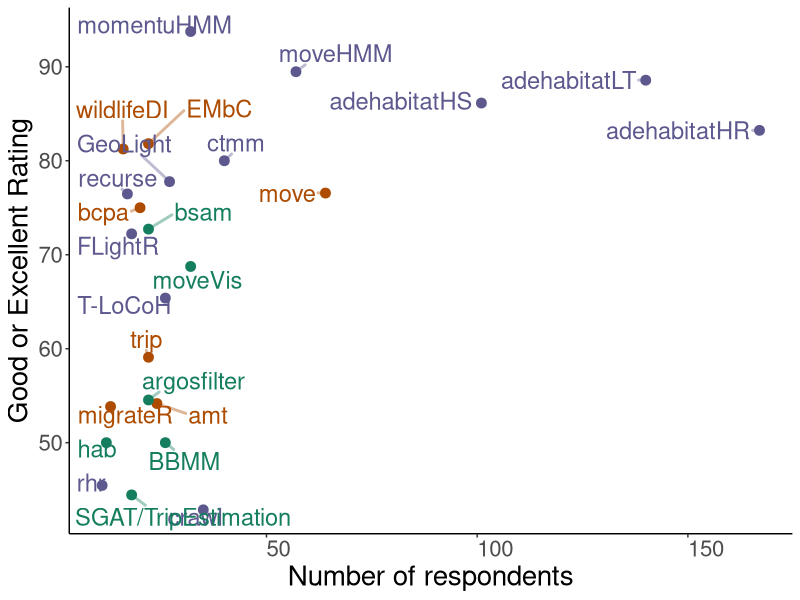
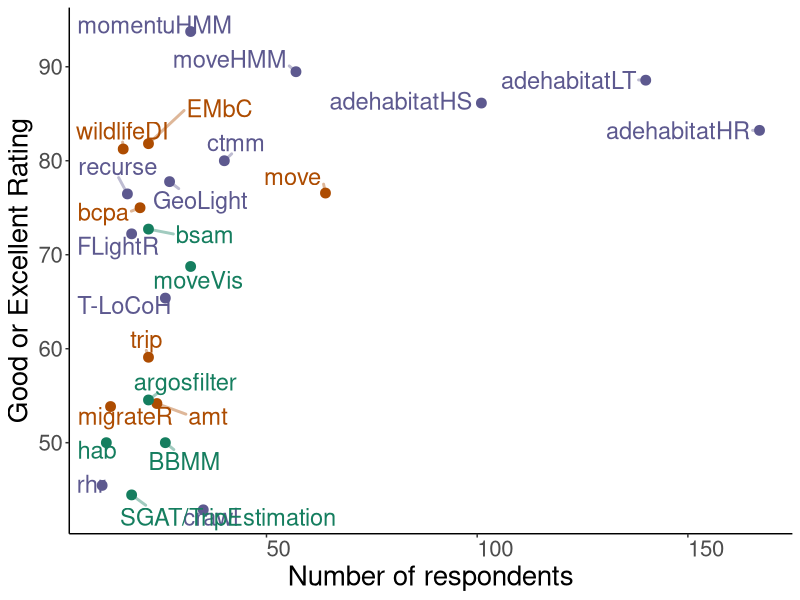

The R source for these figures, in order:
library(tidyverse)
library(ggplot2)
library(ggrepel)
library(dplyr)
library(reshape)
library(RColorBrewer)

# loading the data from the survey and filter only surveys that were complete
data <- read.csv("survey_responses_20190130.csv",stringsAsFactors = FALSE) 
data_all <- data %>% 
  filter(completion == 100)

# standardizing names for packages
packages <- read_csv('packages_survey_names.csv')

# question 1
data_question_1 <- data_all[,grep("q1", colnames(data_all))]
colnames(data_question_1) <- t(packages)

# I'm dropping trajr that was added in the end and only got 1 response
data_question_1 <- data_question_1[,-grep("trajr",colnames(data_question_1))]
packages_new <- packages[-which(packages=="trajr"),]

# only considering completed surveys
Total <- sapply(1:dim(data_question_1)[1],function(x){
  sum(as.numeric(data_question_1[x,]!="Never"))
})
discard_rows <- which(Total == 0)
data_all <- data_all[-discard_rows,]

# question about documentation
data_question <- data_all[,grep("q2", colnames(data_all))]
colnames(data_question) <- t(packages)
# I'm dropping trajr that was added in the end and only got 1 response
data_question <- data_question[,-grep("trajr",colnames(data_question))]
packages_new <- packages[-which(packages=="trajr"),]

categories <- c("Not enough","Basic","Good","Excellent", "Don't remember")
use_counts <- t(sapply(1:ncol(data_question),function(x){
  data_line <- factor(data_question[,x],levels=categories)
  count_p_use <- as.numeric(table(data_line))
  return(count_p_use)
}))
use_counts<-data.frame(use_counts)
colnames(use_counts) <- categories
rownames(use_counts) <- t(packages_new)
total_package <- rowSums(use_counts)
use_counts$Package<-row.names(use_counts)
use_counts <- use_counts[total_package > 0,]

# Table with information of all packages from the survey
funciones <- read.csv("RmovementPackagesInformation-20190227.csv")
# only keeping columns that we will use
funciones <- funciones[,c("Package","Standard.manual","Vignettes","Papers")]

matrix_fun <- left_join(use_counts,funciones)

# not all of the packages from the survey are included in the review
packages_paper <- read.csv("packages_paper.csv")
matrix_fun <- inner_join(packages_paper,matrix_fun)

# clarifying documentation options
matrix_fun$documentation <- c("Manual")
matrix_fun$documentation[matrix_fun$Vignettes == "Yes" & matrix_fun$Papers == "No"] <- c("Manual+Vignette")
matrix_fun$documentation[matrix_fun$Vignettes == "Yes" & matrix_fun$Papers == "Yes"] <- c("Manual+Vignette+Paper")

matrix_fun$num_answers <- rowSums(matrix_fun[2:5])
matrix_fun$Good_Exc <- (rowSums(matrix_fun[4:5]))/matrix_fun$num_answers*100

# discarding the packages we did not get users from:
matrix_fun_2 <- matrix_fun[matrix_fun$num_answers > 0,] # missing: "feedR" "smam"            
matrix_fun_3 <- matrix_fun[matrix_fun$num_answers >= 10,] 
theme1<-function() {theme(text = element_text(size=20),axis.text.x = element_text(angle=0, hjust=0),legend.position = "none")}


### Rating vs Package Use
# Create a custom palette thats darker so its better for print quality
color.pallete<-brewer.pal(3,'Dark2')
COL2 <- col2rgb(color.pallete)
COL2 <- COL2/1.25  # you can use of course other values than 2. Higher values the darker the output.
color.pallete <- rgb(t(COL2), maxColorValue=255)

plot1<-ggplot(matrix_fun_3,aes(x=num_answers, y=Good_Exc, col=documentation)) + 
  geom_point(size=3) +
  geom_text_repel(label=matrix_fun_3$Package,segment.size=1,force=1,segment.alpha=.4,hjust=0,box.padding=0.4,min.segment.length=.25,size=6) + 
  xlab('Number of respondents') + ylab("Good or Excellent Rating")+ 
  theme_classic() + theme1()+ 
  scale_colour_manual(values=color.pallete)
plot1
ggsave('Rating_V_Use1.png',plot=plot1, width=14, height=8,units='in')
